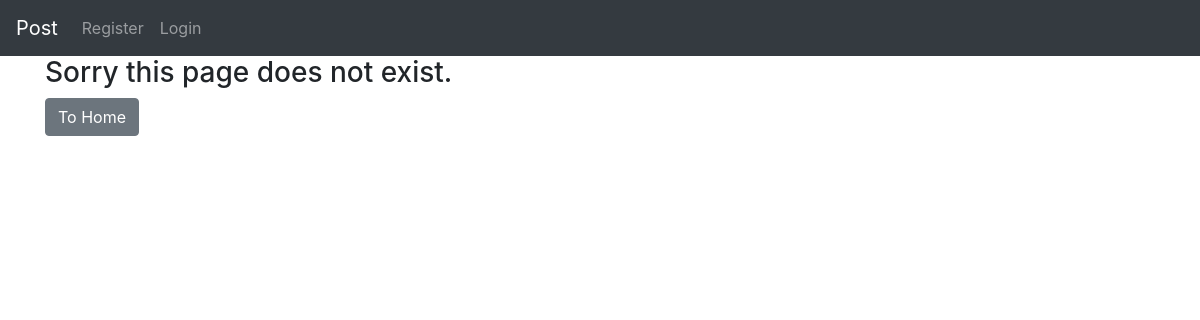
Before: /category/Traveling/ with the older database file.
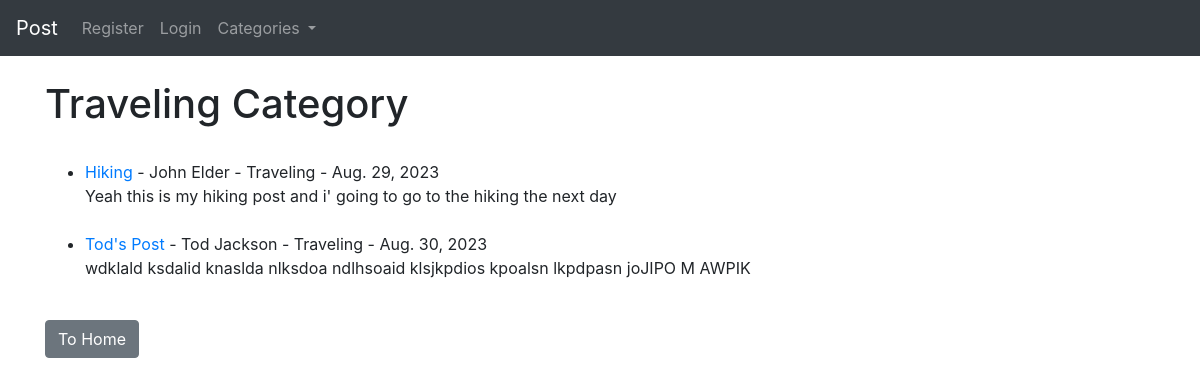
After: the same page with the newer database file.
### theblog/models.py (models this page shows, shortened)
class Post(models.Model):
    title = models.CharField(max_length=255)
    title_tag = models.CharField(max_length=255, default="Coding")
    author = models.ForeignKey(User, on_delete=models.CASCADE)
    body = models.TextField()
    post_date = models.DateTimeField(auto_now_add=True)
    category = models.CharField(max_length=255, default="Codding")
    likes = models.ManyToManyField(User, related_name="blog_posts")

### theblog/views.py (the view)
# urls.py: path('category/<str:cats>/', category_view, name='category'),
def category_view(request, cats):
    category_posts = Post.objects.filter(category=cats)
    cat_menu = Category.objects.all()
    context = {
        'cats': cats,
        'category_posts': category_posts,
        'cat_menu': cat_menu
    }
    return render(request, "categories.html", context)

### theblog/models.py (called while the page is built)
    def __str__(self):
        return self.name

### theblog/templates/categories.html (shortened to what this page needs)
{% extends 'base.html' %}
{% block content %}
{% if category_posts %}
    <br>
    <h1>{{ cats }} Category</h1><br>
    <ul>
        {% for post in category_posts %}
            <li>
                <a href="{% url 'article_detail' post.pk %}">{{ post.title }}</a>
                - {{ post.author.first_name }} {{ post.author.last_name }}
                - {{ post.category }}
                - {{ post.post_date|date }}<br>
                {{ post.body|slice:":200" }}
            </li>
            <br>
        {% endfor %}
    </ul>
{% else %}
    <h3>Sorry this page does not exist.</h3>
{% endif %}
    <a class="btn btn-secondary" href="{% url 'home' %}">To Home</a>
{% endblock %}

### theblog/templates/base.html (shortened to what this page needs)
<!DOCTYPE html>
<html lang="en">
<head>
    <link rel="stylesheet" href="https://cdn.jsdelivr.net/npm/bootstrap@4.1.3/dist/css/bootstrap.min.css">
</head>
<body>
<nav class="navbar navbar-expand-lg navbar-dark bg-dark">
  <a class="navbar-brand" href="{% url 'home' %}">Post</a>
  <div class="collapse navbar-collapse" id="navbarNav">
      <ul class="navbar-nav">
          {% if user.is_authenticated %}
          <li class="nav-item">
              <a class="nav-link" href="{% url 'add_post' %}">Add Post</a>
          </li>
          <li class="nav-item">
              <a class="nav-link" href="{% url 'logout' %}">Logout</a>
          </li>
          <li class="nav-item">
              <a class="nav-link" href="{% url 'add_category' %}">Add Category</a>
          </li>
          {% else %}
          <li class="nav-item">
              <a class="nav-link" href="{% url 'register' %}">Register</a>
          </li>
          <li class="nav-item">
              <a class="nav-link" href="{% url 'login' %}">Login</a>
          </li>
          {% endif %}
          {% if cat_menu %}
          <li class="nav-item dropdown">
              <a class="nav-link dropdown-toggle" href="#" id="navbarDropdown" role="button" data-toggle="dropdown" aria-expanded="false">
                  Categories
              </a>
          </li>
          {% endif %}
      </ul>
  </div>
</nav>
    <div class="container">
        {% block content %}
        {% endblock %}
    </div>
</body>
</html>

Changed rows visible on the page:
added Post: title "Hiking", author.first_name "John", author.last_name "Elder", category "Traveling", post_date "Aug. 29, 2023", body "Yeah this is my hiking post and i' going to go to the hiking the next day"
added Post: title "Tod's Post", author.first_name "Tod", author.last_name "Jackson", category "Traveling", post_date "Aug. 30, 2023", body "wdklald ksdalid knaslda nlksdoa ndlhsoaid klsjkpdios kpoalsn lkpdpasn joJIPO M AWPIK"
Other visible differences:
{{ cats }}: (not shown) → "Traveling"
text no longer shown: "Sorry this page does not exist."
text now shown: "Categories Category"
